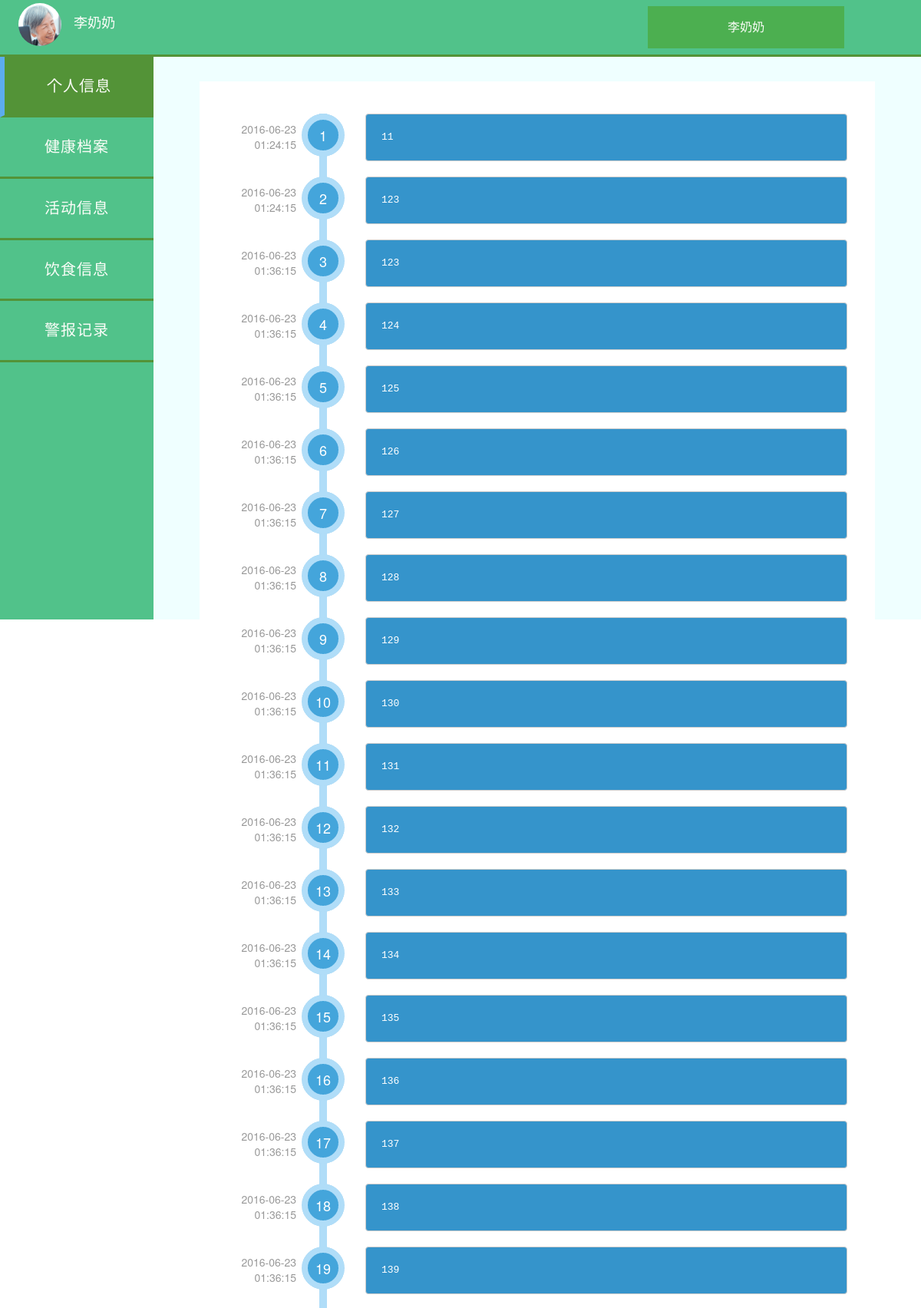
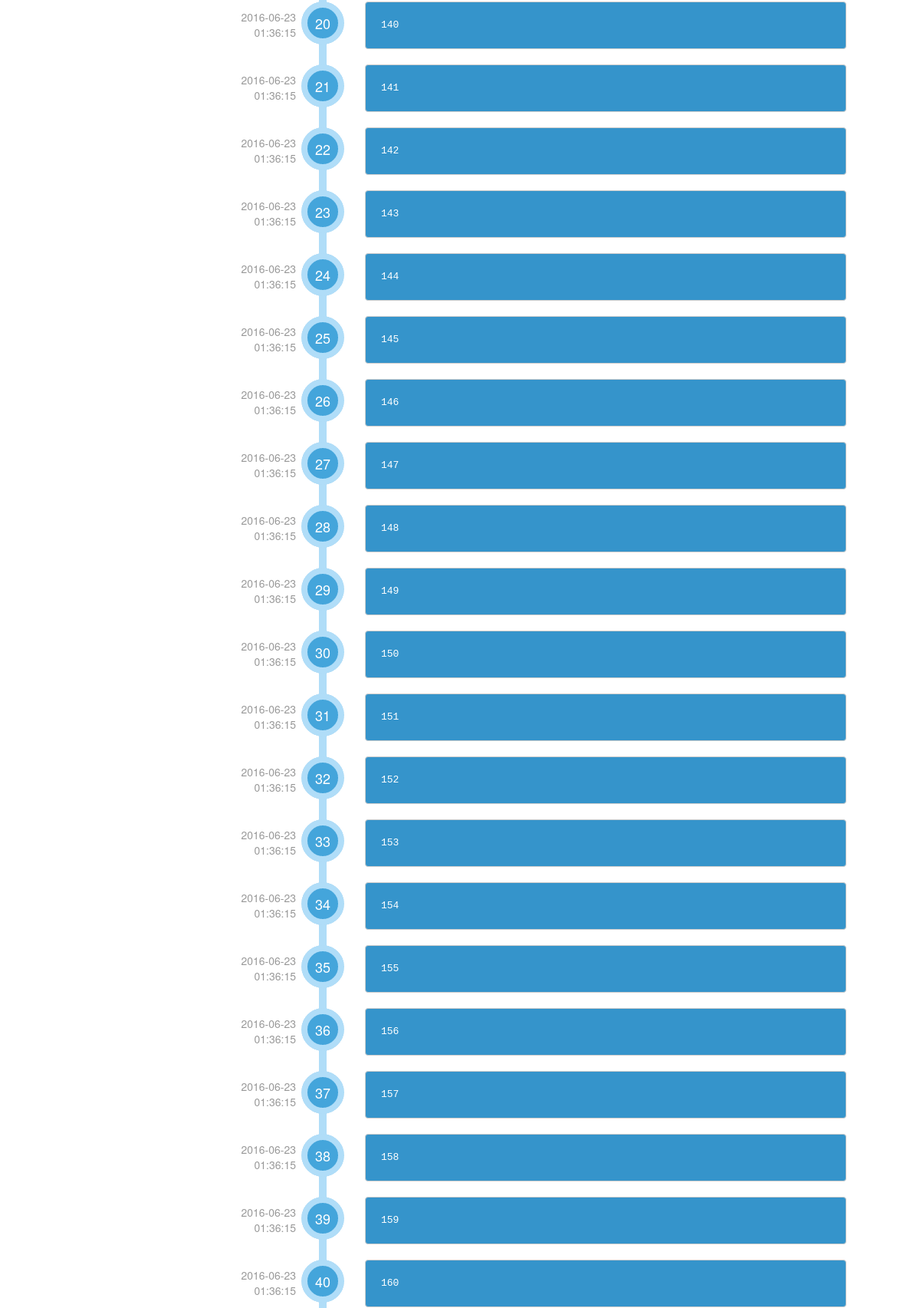
Screenshot of /html/schedule.php (signed in, upper part) with the database file from the repository (2 pictures, top to bottom).
### tables this page shows
CREATE TABLE IF NOT EXISTS `older` (
  `older_id` int(11) NOT NULL COMMENT '老人身份证号',
  `name` varchar(20) NOT NULL,
  `age` tinyint(4) NOT NULL,
  `birthday` date NOT NULL,
  `height` decimal(4,1) NOT NULL,
  `phone` varchar(11) NOT NULL,
  `hobit` varchar(200) NOT NULL,
  `address` varchar(256) NOT NULL,
  `illhistory` varchar(300) NOT NULL,
  `picture` varchar(256) NOT NULL,
  `gender` enum('male','female') NOT NULL,
  `allergy` varchar(200) NOT NULL COMMENT '过敏'
);

CREATE TABLE IF NOT EXISTS `action` (
  `older_id` int(11) NOT NULL,
  `time` timestamp NOT NULL DEFAULT CURRENT_TIMESTAMP ON UPDATE CURRENT_TIMESTAMP,
  `action` varchar(200) NOT NULL
);

### html/schedule.php (the view, shortened to what this page needs)
<!doctype html>
<html>
<head>
<link rel="stylesheet" href="../css/style.css">
<link href="../css/bootstrap.min.css" rel="stylesheet">
</head>
<body>
    <div class="container-fluid">
    <?php
    require 'header.php';
    $older_id='123';
    $query="select * from action where older_id='$older_id' order by time asc";
    $result=mysqli_query($con,$query);
     ?>
    <div class="row">
            <div class="col-md-2 left-navbar">
                <ul>
                    <li id="item1">个人信息</li>
                    <a href="health.php"><li>健康档案</li></a>
                    <a href="schedule.php"><li>活动信息</li></a>
                    <a href="food.php"><li>饮食信息</li></a>
                    <a href="alert.php"><li>警报记录</li></a>
                </ul>
            </div>
            <div class="col-md-10 main-content">
                <div class="schedule">
                    <ul class="timeline">
                        <?php
                        $i=0;
                        while($row=mysqli_fetch_array($result)){
                            $time=$row['time'];
                            ?>
                        <li>
                            <div class="time"><?php echo $time; ?></div>
                            <div class="number"><?php echo ++$i; ?></div>
                            <div class="content">
                                <pre><?php echo $row['action']; ?></pre>
                            </div>
                        </li>
                        <?php } ?>
                    </ul>
                </div>
            </div>
        </div>
    </div>
</body>
</html>

### html/header.php (shortened to what this page needs)
<?php
$user_id=$_SESSION['user_id'];
$con=dboperation::getConnect();
$result=mysqli_query($con,"select * from older where older_id in (select older_id from older_user where user_id=$user_id)");
$row=mysqli_fetch_array($result);
 ?>
        <div class="row header">
            <div class="col-md-3 header-left">
                <span><img src="../images/bg.png" alt="image" class="img-circle" id="index-image"></span>
                <span id="elder-name"><?php echo $row['name']; ?></span>
            </div>
            <div class="col-md-8 header-middle">
                <div class="dropdown">
                    <button class="dropbtn"><?php echo $row['name']; ?></button>
                </div>
            </div>
        </div>

### css/style.css (style rules this page uses)
.header { background-color: #51c28a; border-bottom-style: solid; border-bottom-width: 3px; border-bottom-color: #539337; }
#index-image { height: 7vh; margin-left: 2vw; margin-top: 0.5vh; margin-bottom: 0.5vh; }
#elder-name { font-family: Microsoft YaHei; color:#fbfdf8; font-size: 1.8rem; margin-left: 1vw; }
.header-middle { text-align: right; }
.dropbtn { background-color: #4CAF50; color: #fbfdf8; padding: 16px; font-size: 16px; border: none; cursor: pointer; width: 80%; margin-top: 1vh; margin-bottom: 1vh; }
.dropdown { position: relative; display: inline-block; width: 40%; }
.left-navbar { background-color: #51c28a; height: 91.65vh; }
.left-navbar ul { list-style-type: none; padding-left: 0; }
.left-navbar ul a { text-decoration: none; }
.left-navbar ul li { text-align: center; border-bottom-style: solid; border-bottom-width: 3px; border-bottom-color: #539337; font-family: Microsoft YaHei; color:#fbfdf8; padding-top: 3vh; padding-bottom: 3vh; font-size: 2rem; letter-spacing: 1px; }
#item1,#item2,#item3,#item4,#item5,#item6 { background-color: #539337; border-left-color: #5CACEE; border-left-style: solid; border-left-width: 6px; }
.main-content { background-color: #efffff; height: 91.65vh; }
.schedule { background-color: #ffffff; margin-left: 5vw; margin-right: 5vw; padding-left: 3vw; padding-right: 3vw; padding-top: 2px; margin-top: 4vh; }
.schedule ul.timeline { list-style-type: none; background: url("../images/version_line.png") repeat-y scroll 120px 0 transparent; margin: 40px 0; padding: 0; }
.schedule ul.timeline li { position: relative; margin-bottom: 20px; }
.schedule ul.timeline li .time { position: absolute; width: 90px; text-align: right; left: 0; top: 10px; color: #999; }
.schedule ul.timeline li .number { position: absolute; background: url("../images/version_dot.png") no-repeat scroll 0 0 transparent; width: 56px; height: 56px; left: 97px; line-height: 56px; text-align: center; color: #fff; font-size: 18px; }
.schedule ul.timeline li .content { margin-left: 180px; }
.schedule ul.timeline li .content pre { background-color: #3594cb; padding: 20px; color: #fff; font-size: 13px; line-height: 20px; }

### rows the page displays
older: name "李奶奶"
action: time "2016-06-23 01:24:15", action "11"
action: time "2016-06-23 01:24:15", action "123"
action: time "2016-06-23 01:36:15", action "123"
action: time "2016-06-23 01:36:15", action "124"
action: time "2016-06-23 01:36:15", action "125"
action: time "2016-06-23 01:36:15", action "126"
action: time "2016-06-23 01:36:15", action "127"
action: time "2016-06-23 01:36:15", action "128"
action: time "2016-06-23 01:36:15", action "129"
action: time "2016-06-23 01:36:15", action "130"
action: time "2016-06-23 01:36:15", action "131"
action: time "2016-06-23 01:36:15", action "132"
action: time "2016-06-23 01:36:15", action "133"
action: time "2016-06-23 01:36:15", action "134"
action: time "2016-06-23 01:36:15", action "135"
action: time "2016-06-23 01:36:15", action "136"
action: time "2016-06-23 01:36:15", action "137"
action: time "2016-06-23 01:36:15", action "138"
action: time "2016-06-23 01:36:15", action "139"
action: time "2016-06-23 01:36:15", action "140"
action: time "2016-06-23 01:36:15", action "141"
action: time "2016-06-23 01:36:15", action "142"
action: time "2016-06-23 01:36:15", action "143"
action: time "2016-06-23 01:36:15", action "144"
action: time "2016-06-23 01:36:15", action "145"
action: time "2016-06-23 01:36:15", action "146"
action: time "2016-06-23 01:36:15", action "147"
action: time "2016-06-23 01:36:15", action "148"
action: time "2016-06-23 01:36:15", action "149"
action: time "2016-06-23 01:36:15", action "150"
action: time "2016-06-23 01:36:15", action "151"
action: time "2016-06-23 01:36:15", action "152"
action: time "2016-06-23 01:36:15", action "153"
action: time "2016-06-23 01:36:15", action "154"
action: time "2016-06-23 01:36:15", action "155"
action: time "2016-06-23 01:36:15", action "156"
action: time "2016-06-23 01:36:15", action "157"
action: time "2016-06-23 01:36:15", action "158"
action: time "2016-06-23 01:36:15", action "159"
action: time "2016-06-23 01:36:15", action "160"
